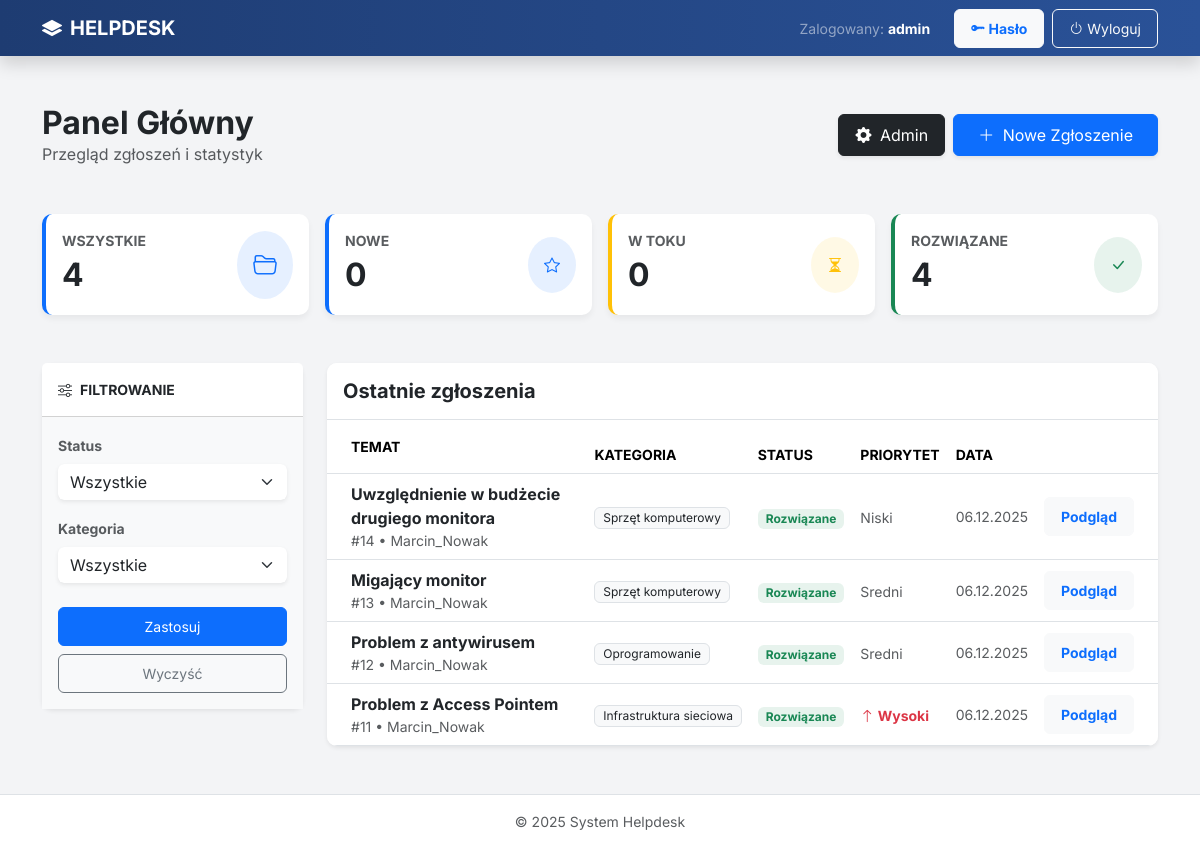
The page /helpdesk/ (signed in) on the database its author committed.
### helpdesk/models.py (models this page shows, shortened)
class Zgloszenie(models.Model):
        STATUS_CHOICES = [('NOWE', 'Nowe'),
                          ('W_TOKU', 'W toku'),
                          ('ROZWIAZANE', 'Rozwiązane'),
                          ]
        PRIORYTET_CHOICES = [('NISKI', 'Niski'),
                             ('SREDNI', 'Średni'),
                             ('WYSOKI', 'Wysoki'),
                             ]
        tytul = models.CharField(max_length=255)
        opis = models.TextField()
        status = models.CharField(max_length=20, choices=STATUS_CHOICES, default='NOWE')
        priorytet = models.CharField(max_length=20, choices=PRIORYTET_CHOICES, default='SREDNI')
        kategoria = models.ForeignKey(Kategoria, on_delete=models.SET_NULL, null=True, blank=True)
        zgloszone_przez = models.ForeignKey(User, on_delete=models.CASCADE, related_name='moje_zgloszenia')
        przypisane_do = models.ForeignKey(User, on_delete=models.SET_NULL, null=True, blank=True, related_name='przypisane_zgloszenia')
        data_utworzenia = models.DateTimeField(auto_now_add=True)
        data_aktualizacji = models.DateTimeField(auto_now=True)
        class Meta:
            ordering = ['-data_utworzenia']
            verbose_name = 'Zgloszenie'
            verbose_name_plural = 'Zgloszenia'

class Kategoria(models.Model):
    nazwa = models.CharField(max_length=100)
    def __str__(self):
        return self.nazwa
    class Meta:
        verbose_name = 'Kategoria'
        verbose_name_plural = 'Kategorie'

### helpdesk/views.py (the view)
# urls.py: path('', views.DashboardView.as_view(), name='dashboard'),
class DashboardView(LoginRequiredMixin, View):
    def get(self, request):
        status_filter = request.GET.get("status", "")
        kategoria_filter = request.GET.get("kategoria", "")
        user = request.user
        is_manager = user.groups.filter(name='IT Manager').exists()
        is_pracownik_it = user.groups.filter(name='Pracownik IT').exists()
        zgloszenia_qs = Zgloszenie.objects.none()
        if is_manager:
            zgloszenia_qs = Zgloszenie.objects.all()
        elif is_pracownik_it:
            zgloszenia_qs = Zgloszenie.objects.filter(przypisane_do=user)
        else:
            zgloszenia_qs = Zgloszenie.objects.filter(zgloszone_przez=user)
        total_count = zgloszenia_qs.count()
        status_counts = zgloszenia_qs.values("status").annotate(count=Count("pk"))
        count_map = {row["status"]: row["count"] for row in status_counts}
        status_cards = [
            {
                "label": "Nowe",
                "count": count_map.get("NOWE", 0),
                "color": "primary"  # Opcjonalnie do kolorowania
            },
            {
                "label": "W toku",
                "count": count_map.get("W_TOKU", 0),
                "color": "warning"
            },
            {
                "label": "Rozwiązane",
                "count": count_map.get("ROZWIAZANE", 0),  # Pamiętaj o dokładnej nazwie statusu z bazy!
                "color": "success"
            },
        ]
        zgloszenia_do_wyswietlenia = zgloszenia_qs
        if status_filter:
            zgloszenia_do_wyswietlenia = zgloszenia_do_wyswietlenia.filter(status=status_filter)
        if kategoria_filter:
            zgloszenia_do_wyswietlenia = zgloszenia_do_wyswietlenia.filter(kategoria=kategoria_filter)
        zgloszenia_do_wyswietlenia = zgloszenia_do_wyswietlenia.order_by("-id")
        context = {
            "zgloszenia": zgloszenia_do_wyswietlenia,
            "status_cards": status_cards,
            "total_count": total_count,
            "status_filter": status_filter,
            "kategoria_filter": kategoria_filter,
            "is_manager": is_manager,
        }
        return render(request, "dashboard.html", context)

### helpdesk/templates/dashboard.html (shortened to what this page needs)
{% extends "base.html" %}
{% block content %}
<div class="d-flex flex-column flex-md-row justify-content-between align-items-center mb-5">
    <div>
        <h2 class="fw-bold text-dark mb-0">Panel Główny</h2>
        <p class="text-muted mb-0">Przegląd zgłoszeń i statystyk</p>
    </div>
    <div class="d-flex gap-2 mt-3 mt-md-0">
        {% if is_manager or user.is_superuser %}
            <a href="{% url 'admin:index' %}" class="btn btn-dark shadow-sm">
                <i class="bi bi-gear-fill me-1"></i> Admin
            </a>
        {% endif %}
        <a href="{% url 'helpdesk:zgloszenie_nowe' %}" class="btn btn-primary shadow-sm px-4">
            <i class="bi bi-plus-lg me-1"></i> Nowe Zgłoszenie
        </a>
    </div>
</div>
<div class="row g-3 mb-5">
    <div class="col-md-3">
        <div class="card h-100 border-start border-4 border-primary">
            <div class="card-body">
                <div class="d-flex justify-content-between align-items-center">
                    <div>
                        <div class="text-uppercase text-muted small fw-bold">Wszystkie</div>
                        <div class="fs-2 fw-bold text-dark">{{ total_count }}</div>
                    </div>
                    <div class="bg-primary bg-opacity-10 text-primary p-3 rounded-circle">
                        <i class="bi bi-folder2-open fs-4"></i>
                    </div>
                </div>
            </div>
        </div>
    </div>
    {% for s in status_cards %}
        <div class="col-md-3">
            <div class="card h-100 border-start border-4 border-{{ s.color|default:'secondary' }}">
                <div class="card-body">
                    <div class="d-flex justify-content-between align-items-center">
                        <div>
                            <div class="text-uppercase text-muted small fw-bold">{{ s.label }}</div>
                            <div class="fs-2 fw-bold text-dark">{{ s.count }}</div>
                        </div>
                        <div class="bg-{{ s.color|default:'secondary' }} bg-opacity-10 text-{{ s.color|default:'secondary' }} p-3 rounded-circle">
                            {% if s.color == 'primary' %}<i class="bi bi-star"></i>{% endif %}
                            {% if s.color == 'warning' %}<i class="bi bi-hourglass-split"></i>{% endif %}
                            {% if s.color == 'success' %}<i class="bi bi-check-lg"></i>{% endif %}
                        </div>
                    </div>
                </div>
            </div>
        </div>
    {% endfor %}
</div>
<div class="row">
    <div class="col-lg-3 mb-4">
        <div class="card shadow-sm">
            <div class="card-header bg-white fw-bold text-uppercase small py-3">
                <i class="bi bi-sliders me-2"></i>Filtrowanie
            </div>
            <div class="card-body bg-light">
                <form method="get">
                    <div class="mb-3">
                        <label class="form-label small fw-bold text-muted">Status</label>
                        <select name="status" class="form-select border-0 shadow-sm">
                            <option value="">Wszystkie</option>
                        </select>
                    </div>
                    <div class="mb-4">
                        <label class="form-label small fw-bold text-muted">Kategoria</label>
                        <select name="kategoria" class="form-select border-0 shadow-sm">
                            <option value="">Wszystkie</option>
                        </select>
                    </div>
                    <div class="d-grid gap-2">
                        <button type="submit" class="btn btn-primary btn-sm">Zastosuj</button>
                        <a href="{% url 'helpdesk:dashboard' %}" class="btn btn-outline-secondary btn-sm">Wyczyść</a>
                    </div>
                </form>
            </div>
        </div>
    </div>
    <div class="col-lg-9">
        <div class="card shadow-sm overflow-hidden">
            <div class="card-header bg-white py-3 border-bottom">
                <h5 class="mb-0 fw-bold text-dark">Ostatnie zgłoszenia</h5>
            </div>
            <div class="table-responsive">
                <table class="table table-hover align-middle mb-0">
                    <thead class="bg-light text-muted small text-uppercase">
                        <tr>
                            <th class="ps-4 py-3">Temat</th>
                            <th>Kategoria</th>
                            <th>Status</th>
                            <th>Priorytet</th>
                            <th>Data</th>
                            <th></th>
                        </tr>
                    </thead>
                    <tbody>
                    {% for z in zgloszenia %}
                        <tr>
                            <td class="ps-4">
                                <div class="fw-bold text-dark">{{ z.tytul }}</div>
                                <div class="small text-muted">#{{ z.id }} • {{ z.zgloszone_przez.username }}</div>
                            </td>
                            <td><span class="badge bg-light text-dark border fw-normal">{{ z.kategoria }}</span></td>
                            <td>
                                {% if z.status == 'NOWE' %}
                                    <span class="badge bg-primary bg-opacity-10 text-primary px-2 py-1">Nowe</span>
                                {% elif z.status == 'W_TOKU' %}
                                    <span class="badge bg-warning bg-opacity-10 text-warning px-2 py-1">W toku</span>
                                {% elif z.status == 'Rozwiazane' or z.status == 'ROZWIAZANE' %}
                                    <span class="badge bg-success bg-opacity-10 text-success px-2 py-1">Rozwiązane</span>
                                {% else %}
                                    <span class="badge bg-secondary">{{ z.status }}</span>
                                {% endif %}
                            </td>
                            <td>
                                {% if z.priorytet == 'WYSOKI' %}
                                    <span class="text-danger small fw-bold"><i class="bi bi-arrow-up"></i> Wysoki</span>
                                {% else %}
                                    <span class="text-muted small">{{ z.priorytet|title }}</span>
                                {% endif %}
                            </td>
                            <td class="text-muted small">{{ z.data_utworzenia|date:"d.m.Y" }}</td>
                            <td class="text-end pe-4">
                                <a href="{% url 'helpdesk:zgloszenie_detail' z.pk %}" class="btn btn-sm btn-light text-primary fw-bold">
                                    Podgląd
                                </a>
                            </td>
                        </tr>
                    {% endfor %}
                    </tbody>
                </table>
            </div>
        </div>
    </div>
</div>
{% endblock %}

### templates/base.html (shortened to what this page needs)
<!doctype html>
<html lang="pl" class="h-100">
<head>
    <link href="https://cdn.jsdelivr.net/npm/bootstrap@5.3.3/dist/css/bootstrap.min.css" rel="stylesheet">
    <link rel="stylesheet" href="https://cdn.jsdelivr.net/npm/bootstrap-icons@1.11.3/font/bootstrap-icons.min.css">
</head>
<body class="d-flex flex-column h-100">
    <nav class="navbar navbar-expand-lg navbar-dark shadow">
        <div class="container">
            <a class="navbar-brand fw-bold" href="{% url 'helpdesk:dashboard' %}">
                <i class="bi bi-layers-fill me-2"></i>HELPDESK
            </a>
            {% if user.is_authenticated %}
                <div class="collapse navbar-collapse justify-content-end" id="navbarNav">
                    <ul class="navbar-nav align-items-center gap-2">
                        <li class="nav-item text-white-50 me-3 d-none d-lg-block">
                            <small>Zalogowany: <strong class="text-white">{{ user.username }}</strong></small>
                        </li>
                        <li class="nav-item">
                            <a href="{% url 'password_change' %}" class="btn btn-sm btn-light text-primary fw-bold">
                                <i class="bi bi-key-fill"></i> Hasło
                            </a>
                        </li>
                        <li class="nav-item">
                            <form action="{% url 'logout' %}" method="post" class="d-inline">
                                <button type="submit" class="btn btn-sm btn-outline-light">
                                    <i class="bi bi-power"></i> Wyloguj
                                </button>
                            </form>
                        </li>
                    </ul>
                </div>
            {% endif %}
        </div>
    </nav>
    <main class="flex-shrink-0 py-5">
        <div class="container">
            {% block content %}{% endblock %}
        </div>
    </main>
    <footer class="footer mt-auto py-3 bg-white text-center border-top text-muted small">
        <div class="container">
            &copy; 2025 System Helpdesk
        </div>
    </footer>
</body>
</html>

### templates/base.html (style rules this page uses)
body { background-color: #f3f4f6; font-family: 'Inter', sans-serif; color: #333; }
.navbar { background: linear-gradient(90deg, #1e3c72 0%, #2a5298 100%); }
.card { border: none; border-radius: 10px; box-shadow: 0 4px 6px rgba(0, 0, 0, 0.05); transition: transform 0.2s; }
.btn { border-radius: 6px; padding: 0.5rem 1rem; }

### rows shown on the page
Zgloszenie: tytul "Uwzględnienie w budżecie drugiego monitora", id "14", zgloszone_przez.username "Marcin_Nowak", kategoria "Sprzęt komputerowy", status "Rozwiązane", priorytet "Niski", data_utworzenia "06.12.2025"
Zgloszenie: tytul "Migający monitor", id "13", zgloszone_przez.username "Marcin_Nowak", kategoria "Sprzęt komputerowy", status "Rozwiązane", priorytet "Sredni", data_utworzenia "06.12.2025"
Zgloszenie: tytul "Problem z antywirusem", id "12", zgloszone_przez.username "Marcin_Nowak", kategoria "Oprogramowanie", status "Rozwiązane", priorytet "Sredni", data_utworzenia "06.12.2025"
Zgloszenie: tytul "Problem z Access Pointem", id "11", zgloszone_przez.username "Marcin_Nowak", kategoria "Infrastruktura sieciowa", status "Rozwiązane", priorytet "WYSOKI" (drawn), data_utworzenia "06.12.2025"

### other values the page prints
{{ user.username }} "admin"
{{ total_count }} "4"
{{ s.label }} "NOWE" "W TOKU" "ROZWIĄZANE"
{{ s.count }} "0" "0" "4"
